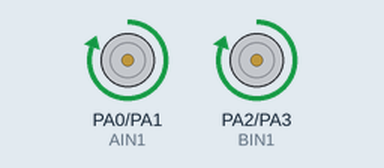
The sketch below on a simulated STM32 Blue Pill. On the bench: motor-driver pin pairs drawn as motors (green arrow = first pin HIGH = forward, orange = second pin HIGH = backward, longer = more drive).

Above: at 1.5 s.
At 5.5 s:
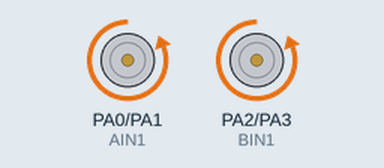
At 9.0 s:
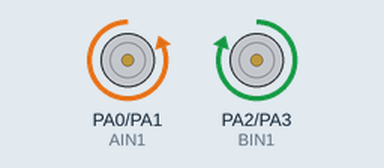
At 14.0 s:
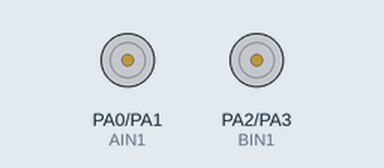
Timing chart, 0 to 19.5 s (numbered marks = the images above):
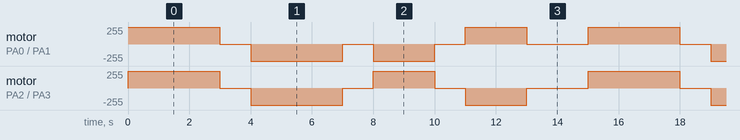

The sketch:

stm32_drv8833.ino
```cpp
// Motor A (ซ้าย)
#define AIN1 PA0
#define AIN2 PA1

// Motor B (ขวา)
#define BIN1 PA2
#define BIN2 PA3

void setup() {
  pinMode(AIN1, OUTPUT);
  pinMode(AIN2, OUTPUT);
  pinMode(BIN1, OUTPUT);
  pinMode(BIN2, OUTPUT);
}

void loop() {

  //  เดินหน้า
  digitalWrite(AIN1, HIGH);
  digitalWrite(AIN2, LOW);
  digitalWrite(BIN1, HIGH);
  digitalWrite(BIN2, LOW);
  delay(3000);

  stopMotor();
  delay(1000);

  //  ถอยหลัง
  digitalWrite(AIN1, LOW);
  digitalWrite(AIN2, HIGH);
  digitalWrite(BIN1, LOW);
  digitalWrite(BIN2, HIGH);
  delay(3000);

  stopMotor();
  delay(1000);

  //  เลี้ยวซ้าย
  digitalWrite(AIN1, LOW);
  digitalWrite(AIN2, HIGH);
  digitalWrite(BIN1, HIGH);
  digitalWrite(BIN2, LOW);
  delay(2000);

  stopMotor();
  delay(1000);

  //  เลี้ยวขวา
  digitalWrite(AIN1, HIGH);
  digitalWrite(AIN2, LOW);
  digitalWrite(BIN1, LOW);
  digitalWrite(BIN2, HIGH);
  delay(2000);

  stopMotor();
  delay(2000);
}

// ฟังก์ชันหยุด
void stopMotor() {
  digitalWrite(AIN1, LOW);
  digitalWrite(AIN2, LOW);
  digitalWrite(BIN1, LOW);
  digitalWrite(BIN2, LOW);
}
```

Measured:
- by itself, motor on PA0 (AIN1) / PA1 (AIN2): repeats every 15.0 s: stopped 1.0 s, backward 255/255 3.0 s, stopped 1.0 s, backward 255/255 2.0 s, stopped 1.0 s, forward 255/255 2.0 s, stopped 2.0 s, forward 255/255 3.0 s
- by itself, motor on PA2 (BIN1) / PA3 (BIN2): repeats every 15.0 s: stopped 1.0 s, backward 255/255 3.0 s, stopped 1.0 s, forward 255/255 2.0 s, stopped 1.0 s, backward 255/255 2.0 s, stopped 2.0 s, forward 255/255 3.0 s
